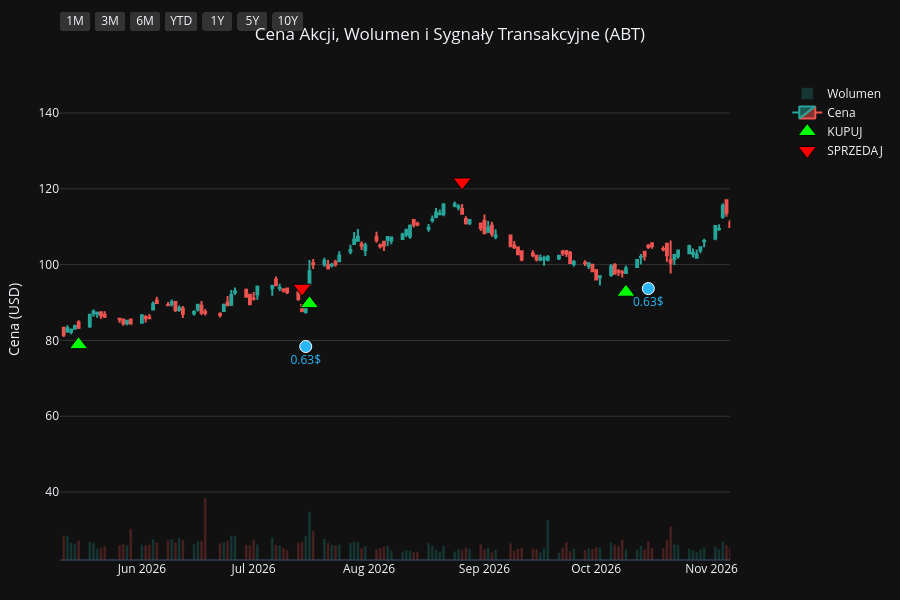
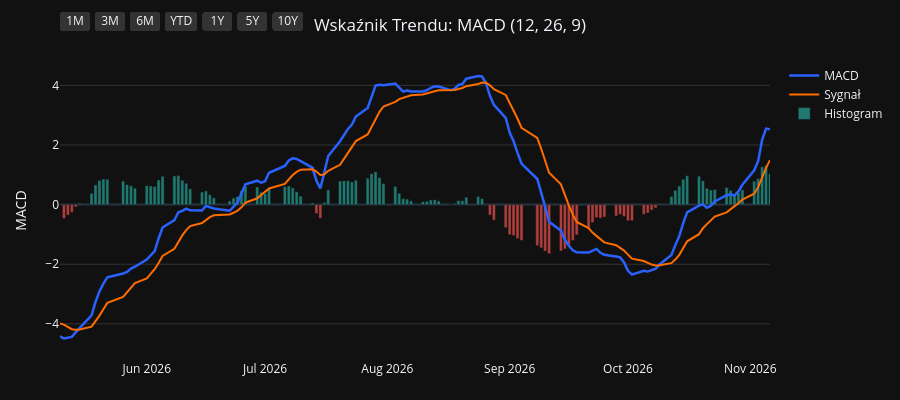
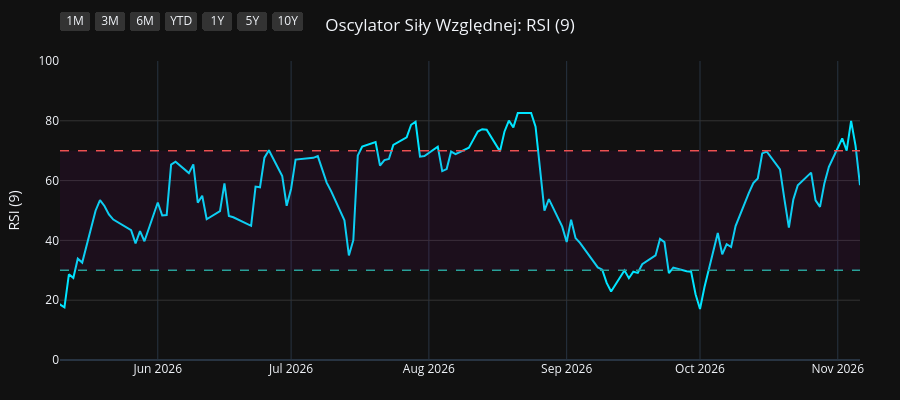
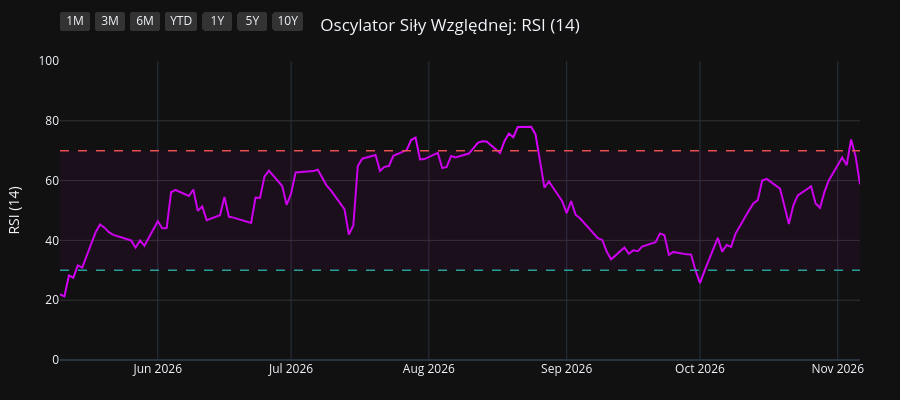

Write notebook code for charts like these, in order.
### Code cell
import os
import yfinance as yf
import pandas as pd
import pandas_ta as ta
import plotly.graph_objects as go
from plotly.subplots import make_subplots

# 1. Pobranie i przygotowanie danych
symbol = os.environ.get("STOCK_TICKER", "").strip().upper()
if not symbol:
    raise RuntimeError("Set STOCK_TICKER before running price_extractor.ipynb")
df = yf.Ticker(symbol).history(period="10y")
df.index = df.index.tz_localize(None)

# Wskaźniki i sygnały
df.ta.macd(fast=12, slow=26, signal=9, append=True)
df.ta.rsi(length=9, append=True)
df.ta.rsi(length=14, append=True)
df.ta.rsi(length=21, append=True)
df.dropna(inplace=True)

macd = df['MACD_12_26_9']
signal = df['MACDs_12_26_9']
wczorajszy_macd = macd.shift(1)
wczorajszy_signal = signal.shift(1)

df['Decyzja'] = 'BRAK'
df.loc[(macd > signal) & (wczorajszy_macd <= wczorajszy_signal), 'Decyzja'] = 'KUPUJ'
df.loc[(macd < signal) & (wczorajszy_macd >= wczorajszy_signal), 'Decyzja'] = 'SPRZEDAJ'

df_kupuj = df[df['Decyzja'] == 'KUPUJ']
df_sprzedaj = df[df['Decyzja'] == 'SPRZEDAJ']
df_dywidendy = df[df['Dividends'] > 0]
df_splity = df[df['Stock Splits'] > 0]

# Wspólna konfiguracja osi X
konfiguracja_osi_x = dict(
    type="date",
    showspikes=True, spikemode="across", spikesnap="cursor", spikedash="dot", spikecolor="#ffffff", spikethickness=1, hoverformat="%Y-%m-%d",
    rangeselector=dict(
        buttons=list([
            dict(count=1, label="1M", step="month", stepmode="backward"),
            dict(count=3, label="3M", step="month", stepmode="backward"),
            dict(count=6, label="6M", step="month", stepmode="backward"),
            dict(count=1, label="YTD", step="year", stepmode="todate"),
            dict(count=1, label="1Y", step="year", stepmode="backward"),
            dict(count=5, label="5Y", step="year", stepmode="backward"),
            dict(step="all", label="10Y")
        ]),
        bgcolor="#333333", activecolor="#2962ff", x=0, y=1.1
    )
)

# ==========================================
# WYKRES 1: CENA + WOLUMEN + SYGNAŁY
# ==========================================
fig1 = make_subplots(specs=[[{"secondary_y": True}]])

kolory_wolumenu = ['#26a69a' if row['Close'] >= row['Open'] else '#ef5350' for index, row in df.iterrows()]
fig1.add_trace(go.Bar(x=df.index, y=df['Volume'], marker_color=kolory_wolumenu, opacity=0.25, name='Wolumen'), secondary_y=True)
fig1.add_trace(go.Candlestick(x=df.index, open=df['Open'], high=df['High'], low=df['Low'], close=df['Close'], name='Cena', increasing_line_color='#26a69a', decreasing_line_color='#ef5350'), secondary_y=False)
fig1.add_trace(go.Scatter(x=df_kupuj.index, y=df_kupuj['Low'] * 0.95, customdata=df_kupuj[['Low', 'High']], mode='markers', marker=dict(symbol='triangle-up', size=16, color='#00ff00', line=dict(width=1, color='black')), name='KUPUJ', hovertemplate='KUPUJ<br>Najniższa: %{customdata[0]:.2f}<br>Najwyższa: %{customdata[1]:.2f}<extra></extra>'), secondary_y=False)
fig1.add_trace(go.Scatter(x=df_sprzedaj.index, y=df_sprzedaj['High'] * 1.05, customdata=df_sprzedaj[['Low', 'High']], mode='markers', marker=dict(symbol='triangle-down', size=16, color='#ff0000', line=dict(width=1, color='black')), name='SPRZEDAJ', hovertemplate='SPRZEDAJ<br>Najniższa: %{customdata[0]:.2f}<br>Najwyższa: %{customdata[1]:.2f}<extra></extra>'), secondary_y=False)

if not df_dywidendy.empty:
    fig1.add_trace(go.Scatter(x=df_dywidendy.index, y=df_dywidendy['Low'] * 0.90, mode='markers+text', marker=dict(symbol='circle', size=12, color='#29b6f6', line=dict(width=1, color='white')), text=df_dywidendy['Dividends'].apply(lambda x: f"{x}$"), textposition="bottom center", name='Dywidenda', showlegend=False, hovertemplate='Dywidenda: %{text}<extra></extra>', textfont=dict(color="#29b6f6")), secondary_y=False)
if not df_splity.empty:
                    fig1.add_trace(go.Scatter(x=df_splity.index, y=df_splity['High'], mode='markers+text', marker=dict(symbol='star', size=16, color='#ffee58', line=dict(width=1, color='black')), text=df_splity['Stock Splits'].apply(lambda x: f"{x:g}:1" if x >= 1 else f"1:{1 / x:g}"), textposition="top center", name='Split', hovertemplate='%{text}<extra></extra>', textfont=dict(color="#ffee58")), secondary_y=False)

fig1.update_layout(title=dict(text=f"Cena Akcji, Wolumen i Sygnały Transakcyjne ({symbol})", x=0.5, xanchor='center'), dragmode='pan', xaxis_rangeslider_visible=False, template='plotly_dark', height=600, hovermode='x unified', margin=dict(l=60, r=40, t=60, b=40))
fig1.update_xaxes(**konfiguracja_osi_x)
fig1.update_xaxes(range=[df.index.max() - pd.Timedelta(days=180), df.index.max()])
fig1.update_yaxes(title_text="Cena (USD)", secondary_y=False, gridcolor='#333333')
fig1.update_yaxes(range=[0, df['Volume'].max() * 4], showgrid=False, showticklabels=False, secondary_y=True)
fig1.show(config={'scrollZoom': True})

# ==========================================
# WYKRES 2: WSKAŹNIK MACD
# ==========================================
fig2 = go.Figure()
fig2.add_trace(go.Scatter(x=df.index, y=df['MACD_12_26_9'], line=dict(color='#2962ff', width=2.5), name='MACD'))
fig2.add_trace(go.Scatter(x=df.index, y=df['MACDs_12_26_9'], line=dict(color='#ff6d00', width=2), name='Sygnał'))
kolory_macd = ['#26a69a' if val >= 0 else '#ef5350' for val in df['MACDh_12_26_9']]
fig2.add_trace(go.Bar(x=df.index, y=df['MACDh_12_26_9'], marker_color=kolory_macd, name='Histogram', opacity=0.7))
fig2.update_layout(title=dict(text="Wskaźnik Trendu: MACD (12, 26, 9)", x=0.5, xanchor='center'), dragmode='pan', xaxis_rangeslider_visible=False, template='plotly_dark', height=400, hovermode='x unified', margin=dict(l=60, r=40, t=60, b=40))
fig2.update_xaxes(**konfiguracja_osi_x)
fig2.update_xaxes(range=[df.index.max() - pd.Timedelta(days=180), df.index.max()])
fig2.update_yaxes(title_text="MACD", gridcolor='#333333')
fig2.show(config={'scrollZoom': True})

# ==========================================
# WYKRES 3: OSCYLATOR RSI (9)
# ==========================================
fig3 = go.Figure()
fig3.add_trace(go.Scatter(x=df.index, y=df['RSI_9'], line=dict(color='#00e5ff', width=2), name='RSI (9)'))
fig3.add_hline(y=70, line_dash="dash", line_color="#ef5350", line_width=1.5)
fig3.add_hline(y=30, line_dash="dash", line_color="#26a69a", line_width=1.5)
fig3.add_hrect(y0=30, y1=70, line_width=0, fillcolor="purple", opacity=0.1)
fig3.update_layout(title=dict(text="Oscylator Siły Względnej: RSI (9)", x=0.5, xanchor='center'), dragmode='pan', xaxis_rangeslider_visible=False, template='plotly_dark', height=400, hovermode='x unified', margin=dict(l=60, r=40, t=60, b=40))
fig3.update_xaxes(**konfiguracja_osi_x)
fig3.update_xaxes(range=[df.index.max() - pd.Timedelta(days=180), df.index.max()])
fig3.update_yaxes(title_text="RSI (9)", range=[0, 100], gridcolor='#333333')
fig3.show(config={'scrollZoom': True})

# ==========================================
# WYKRES 4: OSCYLATOR RSI (14)
# ==========================================
fig4 = go.Figure()
fig4.add_trace(go.Scatter(x=df.index, y=df['RSI_14'], line=dict(color='#d500f9', width=2), name='RSI (14)'))
fig4.add_hline(y=70, line_dash="dash", line_color="#ef5350", line_width=1.5)
fig4.add_hline(y=30, line_dash="dash", line_color="#26a69a", line_width=1.5)
fig4.add_hrect(y0=30, y1=70, line_width=0, fillcolor="purple", opacity=0.1)
fig4.update_layout(title=dict(text="Oscylator Siły Względnej: RSI (14)", x=0.5, xanchor='center'), dragmode='pan', xaxis_rangeslider_visible=False, template='plotly_dark', height=400, hovermode='x unified', margin=dict(l=60, r=40, t=60, b=40))
fig4.update_xaxes(**konfiguracja_osi_x)
fig4.update_xaxes(range=[df.index.max() - pd.Timedelta(days=180), df.index.max()])
fig4.update_yaxes(title_text="RSI (14)", range=[0, 100], gridcolor='#333333')
fig4.show(config={'scrollZoom': True})

# ==========================================
# WYKRES 5: OSCYLATOR RSI (21)
# ==========================================
fig5 = go.Figure()
fig5.add_trace(go.Scatter(x=df.index, y=df['RSI_21'], line=dict(color='#64dd17', width=2), name='RSI (21)'))
fig5.add_hline(y=70, line_dash="dash", line_color="#ef5350", line_width=1.5)
fig5.add_hline(y=30, line_dash="dash", line_color="#26a69a", line_width=1.5)
fig5.add_hrect(y0=30, y1=70, line_width=0, fillcolor="purple", opacity=0.1)
fig5.update_layout(title=dict(text="Oscylator Siły Względnej: RSI (21)", x=0.5, xanchor='center'), dragmode='pan', xaxis_rangeslider_visible=False, template='plotly_dark', height=400, hovermode='x unified', margin=dict(l=60, r=40, t=60, b=40))
fig5.update_xaxes(**konfiguracja_osi_x)
fig5.update_xaxes(range=[df.index.max() - pd.Timedelta(days=180), df.index.max()])
fig5.update_yaxes(title_text="RSI (21)", range=[0, 100], gridcolor='#333333')
fig5.show(config={'scrollZoom': True})

### Figure 1 — Plotly figure (JSON) as saved in the notebook; plotly's stock layout.template omitted (floating-point values rounded to 4 significant figures; data arrays with more than 128 entries replaced by an {"elided": "..."} marker saying what was removed)
{"data": [{"marker": {"color": {"elided": "2478 str values"}}, "name": "Wolumen", "opacity": 0.25, "type": "bar", "x": {"elided": "2478 str values"}, "xaxis": "x", "y": {"elided": "2478 int values"}, "yaxis": "y2"}, {"close": {"elided": "2478 float values"}, "decreasing": {"line": {"color": "#ef5350"}}, "high": {"elided": "2478 float values"}, "increasing": {"line": {"color": "#26a69a"}}, "low": {"elided": "2478 float values"}, "name": "Cena", "open": {"elided": "2478 float values"}, "type": "candlestick", "x": {"elided": "2478 str values"}, "xaxis": "x", "yaxis": "y"}, {"customdata": {"elided": "107x2 float values"}, "hovertemplate": "KUPUJ<br>Najniższa: %{customdata[0]:.2f}<br>Najwyższa: %{customdata[1]:.2f}<extra></extra>", "marker": {"color": "#00ff00", "line": {"color": "black", "width": 1}, "size": 16, "symbol": "triangle-up"}, "mode": "markers", "name": "KUPUJ", "type": "scatter", "x": ["2017-01-27T00:00:00", "2017-04-24T00:00:00", "2017-05-26T00:00:00", "2017-07-20T00:00:00", "2017-08-23T00:00:00", "2017-09-25T00:00:00", "2017-09-28T00:00:00", "2017-11-22T00:00:00", "2017-11-30T00:00:00", "2017-12-18T00:00:00", "2018-01-24T00:00:00", "2018-02-26T00:00:00", "2018-04-17T00:00:00", "2018-05-07T00:00:00", "2018-07-09T00:00:00", "2018-08-23T00:00:00", "2018-09-13T00:00:00", "2018-11-02T00:00:00", "2018-11-28T00:00:00", "2018-12-12T00:00:00", "2018-12-31T00:00:00", "2019-01-11T00:00:00", "2019-03-15T00:00:00", "2019-03-19T00:00:00", "2019-04-26T00:00:00", "2019-05-30T00:00:00", "2019-07-03T00:00:00", "2019-07-19T00:00:00", "2019-08-30T00:00:00", "2019-09-04T00:00:00", "2019-09-11T00:00:00", "2019-10-15T00:00:00", "2019-11-26T00:00:00", "2019-12-06T00:00:00", "2019-12-13T00:00:00", "2020-01-16T00:00:00", "2020-03-18T00:00:00", "2020-03-27T00:00:00", "2020-06-23T00:00:00", "2020-07-01T00:00:00", "2020-08-27T00:00:00", "2020-10-01T00:00:00", "2020-11-04T00:00:00", "2020-12-17T00:00:00", "2021-03-22T00:00:00", "2021-05-25T00:00:00", "2021-06-15T00:00:00", "2021-08-16T00:00:00", "2021-09-02T00:00:00", "2021-10-15T00:00:00", "2021-11-15T00:00:00", "2021-12-03T00:00:00", "2022-02-02T00:00:00", "2022-03-03T00:00:00", "2022-03-09T00:00:00", "2022-03-16T00:00:00", "2022-04-20T00:00:00", "2022-05-17T00:00:00", "2022-06-27T00:00:00", "2022-08-10T00:00:00", "2022-09-08T00:00:00", "2022-10-04T00:00:00", "2022-10-31T00:00:00", "2022-11-04T00:00:00", "2022-12-12T00:00:00", "2023-01-04T00:00:00", "2023-01-23T00:00:00", "2023-03-20T00:00:00", "2023-06-15T00:00:00", "2023-07-13T00:00:00", "2023-07-20T00:00:00", "2023-09-13T00:00:00", "2023-10-06T00:00:00", "2023-10-18T00:00:00", "2023-12-28T00:00:00", "2024-01-09T00:00:00", "2024-02-20T00:00:00", "2024-04-26T00:00:00", "2024-05-22T00:00:00", "2024-06-03T00:00:00", "2024-07-12T00:00:00", "2024-07-22T00:00:00", "2024-09-09T00:00:00", "2024-10-10T00:00:00", "2024-11-05T00:00:00", "2024-11-22T00:00:00", "2024-12-26T00:00:00", "2025-01-13T00:00:00", "2025-01-16T00:00:00", "2025-02-25T00:00:00", "2025-03-31T00:00:00", "2025-04-16T00:00:00", "2025-05-16T00:00:00", "2025-06-11T00:00:00", "2025-06-24T00:00:00", "2025-06-30T00:00:00", "2025-07-30T00:00:00", "2025-09-12T00:00:00", "2025-09-17T00:00:00", "2025-11-07T00:00:00", "2025-12-15T00:00:00", "2026-02-06T00:00:00", "2026-04-08T00:00:00", "2026-04-14T00:00:00", "2026-05-15T00:00:00", "2026-07-16T00:00:00", "2026-10-09T00:00:00"], "xaxis": "x", "y": [32.4, 34.94, 34.94, 39.55, 39.58, 41.93, 42.97, 44.76, 44.55, 44.64, 49.15, 48.34, 48.02, 47.93, 50.53, 53.61, 54.85, 57.08, 57.49, 59.45, 58.63, 56.14, 65.03, 65.11, 64.14, 62.77, 70.26, 72.62, 70.28, 69.57, 68.3, 67.28, 70.3, 71.19, 71.52, 73.2, 62.29, 61.63, 76.34, 76.04, 92.45, 91.48, 93.25, 91.14, 102.0, 100.3, 93.96, 105.7, 109.1, 100.7, 110.3, 110.1, 110.3, 104.0, 100.5, 100.9, 101.8, 96.69, 93.84, 95.04, 90.16, 87.5, 85.83, 84.08, 94.2, 96.49, 98.75, 85.36, 91.02, 94.42, 95.6, 90.53, 84.67, 81.74, 97.86, 99.95, 102.1, 95.82, 92.72, 91.8, 93.77, 92.64, 103.5, 104.5, 105.8, 105.9, 103.5, 101.9, 101.5, 122.9, 119.5, 118.5, 122.0, 122.1, 121.6, 123.1, 117.3, 121.3, 122.5, 115.5, 116.1, 101.5, 94.39, 93.54, 78.87, 89.69, 92.72], "yaxis": "y"}, {"customdata": {"elided": "107x2 float values"}, "hovertemplate": "SPRZEDAJ<br>Najniższa: %{customdata[0]:.2f}<br>Najwyższa: %{customdata[1]:.2f}<extra></extra>", "marker": {"color": "#ff0000", "line": {"color": "black", "width": 1}, "size": 16, "symbol": "triangle-down"}, "mode": "markers", "name": "SPRZEDAJ", "type": "scatter", "x": ["2017-01-25T00:00:00", "2017-03-03T00:00:00", "2017-05-16T00:00:00", "2017-06-28T00:00:00", "2017-07-28T00:00:00", "2017-09-19T00:00:00", "2017-09-27T00:00:00", "2017-10-25T00:00:00", "2017-11-29T00:00:00", "2017-12-04T00:00:00", "2018-01-23T00:00:00", "2018-02-05T00:00:00", "2018-03-22T00:00:00", "2018-05-02T00:00:00", "2018-06-13T00:00:00", "2018-08-07T00:00:00", "2018-09-06T00:00:00", "2018-10-05T00:00:00", "2018-11-20T00:00:00", "2018-12-10T00:00:00", "2018-12-14T00:00:00", "2019-01-03T00:00:00", "2019-03-07T00:00:00", "2019-03-18T00:00:00", "2019-03-22T00:00:00", "2019-05-08T00:00:00", "2019-07-01T00:00:00", "2019-07-08T00:00:00", "2019-07-31T00:00:00", "2019-09-03T00:00:00", "2019-09-10T00:00:00", "2019-09-16T00:00:00", "2019-11-22T00:00:00", "2019-12-03T00:00:00", "2019-12-09T00:00:00", "2019-12-31T00:00:00", "2020-01-31T00:00:00", "2020-03-19T00:00:00", "2020-04-29T00:00:00", "2020-06-24T00:00:00", "2020-08-04T00:00:00", "2020-09-04T00:00:00", "2020-10-20T00:00:00", "2020-11-19T00:00:00", "2021-02-19T00:00:00", "2021-04-27T00:00:00", "2021-05-26T00:00:00", "2021-08-11T00:00:00", "2021-08-25T00:00:00", "2021-09-13T00:00:00", "2021-11-11T00:00:00", "2021-11-18T00:00:00", "2022-01-04T00:00:00", "2022-02-15T00:00:00", "2022-03-08T00:00:00", "2022-03-10T00:00:00", "2022-04-18T00:00:00", "2022-04-26T00:00:00", "2022-06-10T00:00:00", "2022-08-09T00:00:00", "2022-08-22T00:00:00", "2022-09-20T00:00:00", "2022-10-20T00:00:00", "2022-11-03T00:00:00", "2022-12-06T00:00:00", "2022-12-19T00:00:00", "2023-01-19T00:00:00", "2023-01-24T00:00:00", "2023-05-08T00:00:00", "2023-07-12T00:00:00", "2023-07-18T00:00:00", "2023-08-02T00:00:00", "2023-09-20T00:00:00", "2023-10-11T00:00:00", "2023-12-21T00:00:00", "2023-12-29T00:00:00", "2024-01-22T00:00:00", "2024-03-13T00:00:00", "2024-05-21T00:00:00", "2024-05-29T00:00:00", "2024-07-01T00:00:00", "2024-07-18T00:00:00", "2024-09-05T00:00:00", "2024-09-18T00:00:00", "2024-10-25T00:00:00", "2024-11-07T00:00:00", "2024-12-03T00:00:00", "2025-01-10T00:00:00", "2025-01-15T00:00:00", "2025-02-14T00:00:00", "2025-03-05T00:00:00", "2025-04-04T00:00:00", "2025-05-13T00:00:00", "2025-05-22T00:00:00", "2025-06-17T00:00:00", "2025-06-27T00:00:00", "2025-07-02T00:00:00", "2025-09-10T00:00:00", "2025-09-15T00:00:00", "2025-09-26T00:00:00", "2025-12-03T00:00:00", "2026-01-13T00:00:00", "2026-03-06T00:00:00", "2026-04-10T00:00:00", "2026-04-16T00:00:00", "2026-07-14T00:00:00", "2026-08-26T00:00:00"], "xaxis": "x", "y": [35.44, 39.89, 39.28, 43.19, 44.47, 46.28, 47.02, 49.74, 50.12, 50.03, 53.28, 55.34, 55.54, 52.63, 56.77, 58.97, 59.76, 65.42, 64.13, 64.63, 64.81, 62.44, 70.99, 72.81, 72.86, 70.38, 77.71, 77.98, 81.14, 77.69, 76.62, 77.02, 77.43, 77.8, 78.72, 80.16, 82.58, 75.71, 86.48, 84.32, 93.93, 98.93, 102.9, 104.1, 117.8, 115.6, 111.6, 116.8, 119.2, 122.8, 122.6, 123.0, 132.7, 119.6, 113.5, 112.4, 113.3, 114.6, 106.8, 104.7, 105.1, 99.11, 94.46, 93.76, 101.9, 103.6, 109.0, 110.3, 108.9, 105.6, 105.1, 108.0, 99.36, 95.25, 107.1, 109.2, 114.5, 119.8, 103.4, 101.3, 105.0, 104.2, 114.6, 117.6, 117.0, 118.1, 118.1, 114.5, 114.0, 134.1, 140.0, 133.8, 133.8, 134.9, 136.1, 137.0, 138.4, 134.5, 137.0, 136.9, 130.7, 127.7, 114.0, 105.8, 102.6, 93.77, 121.8], "yaxis": "y"}, {"hovertemplate": "Dywidenda: %{text}<extra></extra>", "marker": {"color": "#29b6f6", "line": {"color": "white", "width": 1}, "size": 12, "symbol": "circle"}, "mode": "markers+text", "name": "Dywidenda", "showlegend": false, "text": ["0.265$", "0.265$", "0.265$", "0.265$", "0.28$", "0.28$", "0.28$", "0.28$", "0.32$", "0.32$", "0.32$", "0.32$", "0.36$", "0.36$", "0.36$", "0.36$", "0.45$", "0.45$", "0.45$", "0.45$", "0.47$", "0.47$", "0.47$", "0.47$", "0.51$", "0.51$", "0.51$", "0.51$", "0.55$", "0.55$", "0.55$", "0.55$", "0.59$", "0.59$", "0.59$", "0.59$", "0.63$", "0.63$", "0.63$", "0.63$"], "textfont": {"color": "#29b6f6"}, "textposition": "bottom center", "type": "scatter", "x": ["2017-01-11T00:00:00", "2017-04-11T00:00:00", "2017-07-12T00:00:00", "2017-10-12T00:00:00", "2018-01-11T00:00:00", "2018-04-12T00:00:00", "2018-07-12T00:00:00", "2018-10-12T00:00:00", "2019-01-14T00:00:00", "2019-04-12T00:00:00", "2019-07-12T00:00:00", "2019-10-11T00:00:00", "2020-01-14T00:00:00", "2020-04-14T00:00:00", "2020-07-14T00:00:00", "2020-10-14T00:00:00", "2021-01-14T00:00:00", "2021-04-14T00:00:00", "2021-07-14T00:00:00", "2021-10-14T00:00:00", "2022-01-13T00:00:00", "2022-04-13T00:00:00", "2022-07-14T00:00:00", "2022-10-13T00:00:00", "2023-01-12T00:00:00", "2023-04-13T00:00:00", "2023-07-13T00:00:00", "2023-10-12T00:00:00", "2024-01-11T00:00:00", "2024-04-12T00:00:00", "2024-07-15T00:00:00", "2024-10-15T00:00:00", "2025-01-15T00:00:00", "2025-04-15T00:00:00", "2025-07-15T00:00:00", "2025-10-15T00:00:00", "2026-01-15T00:00:00", "2026-04-15T00:00:00", "2026-07-15T00:00:00", "2026-10-15T00:00:00"], "xaxis": "x", "y": [30.39, 32.58, 36.45, 41.29, 44.69, 45.03, 48.27, 53.3, 53.18, 60.99, 65.35, 62.84, 66.64, 68.9, 73.34, 86.12, 88.41, 98.07, 94.84, 95.03, 105.8, 96.25, 85.55, 80.92, 92.28, 85.14, 89.45, 75.77, 95.6, 92.57, 87.99, 99.81, 96.05, 109.3, 113.9, 110.4, 108.6, 89.38, 78.39, 93.68], "yaxis": "y"}], "layout": {"dragmode": "pan", "height": 600, "hovermode": "x unified", "margin": {"b": 40, "l": 60, "r": 40, "t": 60}, "title": {"text": "Cena Akcji, Wolumen i Sygnały Transakcyjne (ABT)", "x": 0.5, "xanchor": "center"}, "xaxis": {"anchor": "y", "domain": [0.0, 0.94], "hoverformat": "%Y-%m-%d", "range": ["2026-05-10T00:00:00", "2026-11-06T00:00:00"], "rangeselector": {"activecolor": "#2962ff", "bgcolor": "#333333", "buttons": [{"count": 1, "label": "1M", "step": "month", "stepmode": "backward"}, {"count": 3, "label": "3M", "step": "month", "stepmode": "backward"}, {"count": 6, "label": "6M", "step": "month", "stepmode": "backward"}, {"count": 1, "label": "YTD", "step": "year", "stepmode": "todate"}, {"count": 1, "label": "1Y", "step": "year", "stepmode": "backward"}, {"count": 5, "label": "5Y", "step": "year", "stepmode": "backward"}, {"label": "10Y", "step": "all"}], "x": 0, "y": 1.1}, "rangeslider": {"visible": false}, "showspikes": true, "spikecolor": "#ffffff", "spikedash": "dot", "spikemode": "across", "spikesnap": "cursor", "spikethickness": 1, "type": "date"}, "yaxis": {"anchor": "x", "domain": [0.0, 1.0], "gridcolor": "#333333", "title": {"text": "Cena (USD)"}}, "yaxis2": {"anchor": "x", "overlaying": "y", "range": [0, 325085200], "showgrid": false, "showticklabels": false, "side": "right"}}}

### Figure 2 — Plotly figure (JSON) as saved in the notebook; plotly's stock layout.template omitted (floating-point values rounded to 4 significant figures; data arrays with more than 128 entries replaced by an {"elided": "..."} marker saying what was removed)
{"data": [{"line": {"color": "#2962ff", "width": 2.5}, "name": "MACD", "type": "scatter", "x": {"elided": "2478 str values"}, "y": {"elided": "2478 float values"}}, {"line": {"color": "#ff6d00", "width": 2}, "name": "Sygnał", "type": "scatter", "x": {"elided": "2478 str values"}, "y": {"elided": "2478 float values"}}, {"marker": {"color": {"elided": "2478 str values"}}, "name": "Histogram", "opacity": 0.7, "type": "bar", "x": {"elided": "2478 str values"}, "y": {"elided": "2478 float values"}}], "layout": {"dragmode": "pan", "height": 400, "hovermode": "x unified", "margin": {"b": 40, "l": 60, "r": 40, "t": 60}, "title": {"text": "Wskaźnik Trendu: MACD (12, 26, 9)", "x": 0.5, "xanchor": "center"}, "xaxis": {"hoverformat": "%Y-%m-%d", "range": ["2026-05-10T00:00:00", "2026-11-06T00:00:00"], "rangeselector": {"activecolor": "#2962ff", "bgcolor": "#333333", "buttons": [{"count": 1, "label": "1M", "step": "month", "stepmode": "backward"}, {"count": 3, "label": "3M", "step": "month", "stepmode": "backward"}, {"count": 6, "label": "6M", "step": "month", "stepmode": "backward"}, {"count": 1, "label": "YTD", "step": "year", "stepmode": "todate"}, {"count": 1, "label": "1Y", "step": "year", "stepmode": "backward"}, {"count": 5, "label": "5Y", "step": "year", "stepmode": "backward"}, {"label": "10Y", "step": "all"}], "x": 0, "y": 1.1}, "rangeslider": {"visible": false}, "showspikes": true, "spikecolor": "#ffffff", "spikedash": "dot", "spikemode": "across", "spikesnap": "cursor", "spikethickness": 1, "type": "date"}, "yaxis": {"gridcolor": "#333333", "title": {"text": "MACD"}}}}

### Figure 3 — Plotly figure (JSON) as saved in the notebook; plotly's stock layout.template omitted (floating-point values rounded to 4 significant figures; data arrays with more than 128 entries replaced by an {"elided": "..."} marker saying what was removed)
{"data": [{"line": {"color": "#00e5ff", "width": 2}, "name": "RSI (9)", "type": "scatter", "x": {"elided": "2478 str values"}, "y": {"elided": "2478 float values"}}], "layout": {"dragmode": "pan", "height": 400, "hovermode": "x unified", "margin": {"b": 40, "l": 60, "r": 40, "t": 60}, "shapes": [{"line": {"color": "#ef5350", "dash": "dash", "width": 1.5}, "type": "line", "x0": 0, "x1": 1, "xref": "x domain", "y0": 70, "y1": 70, "yref": "y"}, {"line": {"color": "#26a69a", "dash": "dash", "width": 1.5}, "type": "line", "x0": 0, "x1": 1, "xref": "x domain", "y0": 30, "y1": 30, "yref": "y"}, {"fillcolor": "purple", "line": {"width": 0}, "opacity": 0.1, "type": "rect", "x0": 0, "x1": 1, "xref": "x domain", "y0": 30, "y1": 70, "yref": "y"}], "title": {"text": "Oscylator Siły Względnej: RSI (9)", "x": 0.5, "xanchor": "center"}, "xaxis": {"hoverformat": "%Y-%m-%d", "range": ["2026-05-10T00:00:00", "2026-11-06T00:00:00"], "rangeselector": {"activecolor": "#2962ff", "bgcolor": "#333333", "buttons": [{"count": 1, "label": "1M", "step": "month", "stepmode": "backward"}, {"count": 3, "label": "3M", "step": "month", "stepmode": "backward"}, {"count": 6, "label": "6M", "step": "month", "stepmode": "backward"}, {"count": 1, "label": "YTD", "step": "year", "stepmode": "todate"}, {"count": 1, "label": "1Y", "step": "year", "stepmode": "backward"}, {"count": 5, "label": "5Y", "step": "year", "stepmode": "backward"}, {"label": "10Y", "step": "all"}], "x": 0, "y": 1.1}, "rangeslider": {"visible": false}, "showspikes": true, "spikecolor": "#ffffff", "spikedash": "dot", "spikemode": "across", "spikesnap": "cursor", "spikethickness": 1, "type": "date"}, "yaxis": {"gridcolor": "#333333", "range": [0, 100], "title": {"text": "RSI (9)"}}}}

### Figure 4 — Plotly figure (JSON) as saved in the notebook; plotly's stock layout.template omitted (floating-point values rounded to 4 significant figures; data arrays with more than 128 entries replaced by an {"elided": "..."} marker saying what was removed)
{"data": [{"line": {"color": "#d500f9", "width": 2}, "name": "RSI (14)", "type": "scatter", "x": {"elided": "2478 str values"}, "y": {"elided": "2478 float values"}}], "layout": {"dragmode": "pan", "height": 400, "hovermode": "x unified", "margin": {"b": 40, "l": 60, "r": 40, "t": 60}, "shapes": [{"line": {"color": "#ef5350", "dash": "dash", "width": 1.5}, "type": "line", "x0": 0, "x1": 1, "xref": "x domain", "y0": 70, "y1": 70, "yref": "y"}, {"line": {"color": "#26a69a", "dash": "dash", "width": 1.5}, "type": "line", "x0": 0, "x1": 1, "xref": "x domain", "y0": 30, "y1": 30, "yref": "y"}, {"fillcolor": "purple", "line": {"width": 0}, "opacity": 0.1, "type": "rect", "x0": 0, "x1": 1, "xref": "x domain", "y0": 30, "y1": 70, "yref": "y"}], "title": {"text": "Oscylator Siły Względnej: RSI (14)", "x": 0.5, "xanchor": "center"}, "xaxis": {"hoverformat": "%Y-%m-%d", "range": ["2026-05-10T00:00:00", "2026-11-06T00:00:00"], "rangeselector": {"activecolor": "#2962ff", "bgcolor": "#333333", "buttons": [{"count": 1, "label": "1M", "step": "month", "stepmode": "backward"}, {"count": 3, "label": "3M", "step": "month", "stepmode": "backward"}, {"count": 6, "label": "6M", "step": "month", "stepmode": "backward"}, {"count": 1, "label": "YTD", "step": "year", "stepmode": "todate"}, {"count": 1, "label": "1Y", "step": "year", "stepmode": "backward"}, {"count": 5, "label": "5Y", "step": "year", "stepmode": "backward"}, {"label": "10Y", "step": "all"}], "x": 0, "y": 1.1}, "rangeslider": {"visible": false}, "showspikes": true, "spikecolor": "#ffffff", "spikedash": "dot", "spikemode": "across", "spikesnap": "cursor", "spikethickness": 1, "type": "date"}, "yaxis": {"gridcolor": "#333333", "range": [0, 100], "title": {"text": "RSI (14)"}}}}
